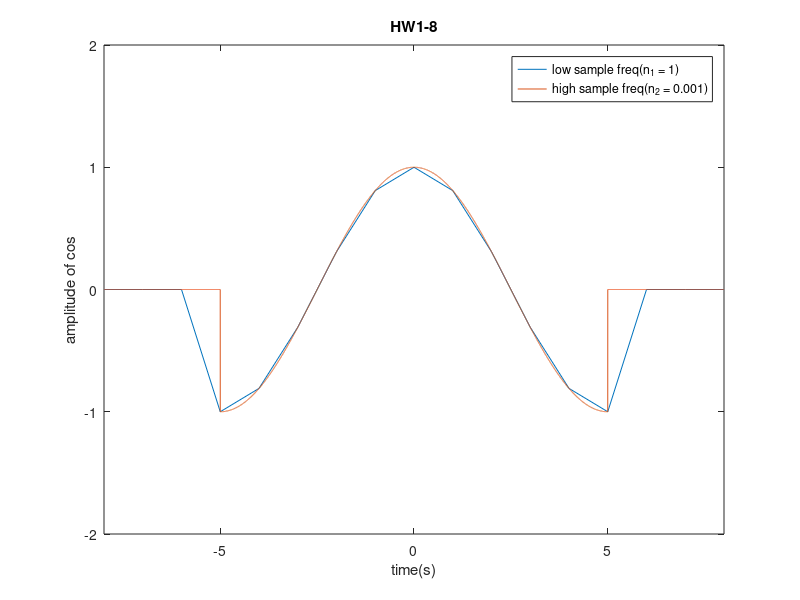

Source code (MATLAB):
F=0.1;

n_1=-8:1:8;
w_1=zeros(1, length(n_1));

n_2=-8:0.001:8;
w_2=zeros(1, length(n_2));

for i=1:length(n_1)
    if (-0.5/F)<=n_1(i) && n_1(i)<=(0.5/F)
        w_1(i)=cos(2*pi*F*n_1(i));
    else
        w_1(i)=0;
    end
end

for i=1:length(n_2)
    if (-0.5/F)<=n_2(i) && n_2(i)<=(0.5/F)
        w_2(i)=cos(2*pi*F*n_2(i));
    else
        w_2(i)=0;
    end
end

figure(1)
plot(n_1, w_1)
hold on
plot(n_2, w_2)
hold off

xlim([-8, 8])
ylim([-2, 2])
xlabel('time(s)')
ylabel('amplitude of cos')
title('HW1-8')
legend('low sample freq(n_1 = 1)', 'high sample freq(n_2 = 0.001)')